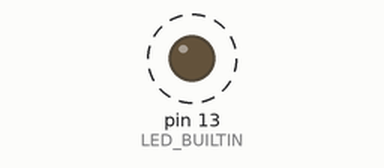
Simulated run of this sketch. Board: Arduino Uno, built with avr-gcc and run on an emulated ATmega328P. Parts: output pins drawn as LEDs (lit = HIGH). Dashed ring = blinking. What the sketch prints to the serial monitor is not drawn.

Above: at 1.0 s.
Timing chart, 0 to 4.6 s (numbered marks = the images above):
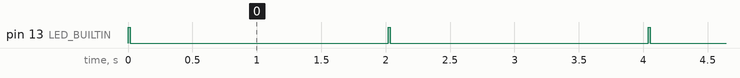

Measured:
- by itself, pin 13 (LED_BUILTIN): alternates HIGH for 0.02 s and LOW for 2.0 s

The sketch:

i2c_scan.ino
```cpp
// First bring-up test for the Feather M0 + PCA9685: scans the I2C bus and prints which addresses answer.
// It does NOT talk to the servos (the PCA9685 is only asked "are you there?"), so nothing moves.
//
// Expected with the servo driver wired to SDA/SCL: 0x40 (the PCA9685) and usually 0x70 (its "all-call" address).
// Open the serial monitor at 115200 (or just read COM port output): it repeats every 2 seconds.
#include <Arduino.h>
#include <Wire.h>

const char *nameOf(uint8_t a) {
  switch (a) {
    case 0x40: return "PCA9685 servo driver";
    case 0x70: return "PCA9685 all-call address (normal)";
    case 0x29: return "VL53 distance sensor";
    default: return "unknown device";
  }
}

void setup() {
  Serial.begin(115200);
  pinMode(LED_BUILTIN, OUTPUT);
  Wire.begin();
  Wire.setClock(100000);   // slow and safe for a first test
}

void loop() {
  digitalWrite(LED_BUILTIN, HIGH);
  int found = 0;
  Serial.println("I2C scan:");
  for (uint8_t a = 1; a < 127; a++) {
    Wire.beginTransmission(a);
    if (Wire.endTransmission() == 0) {
      Serial.print("  0x");
      if (a < 16) Serial.print('0');
      Serial.print(a, HEX);
      Serial.print("  ");
      Serial.println(nameOf(a));
      found++;
    }
  }
  Serial.print(found);
  Serial.println(found == 0 ? " devices found. Check SDA, SCL, GND and the 3V to VCC wire." : " device(s) found.");
  digitalWrite(LED_BUILTIN, LOW);
  delay(2000);
}
```
